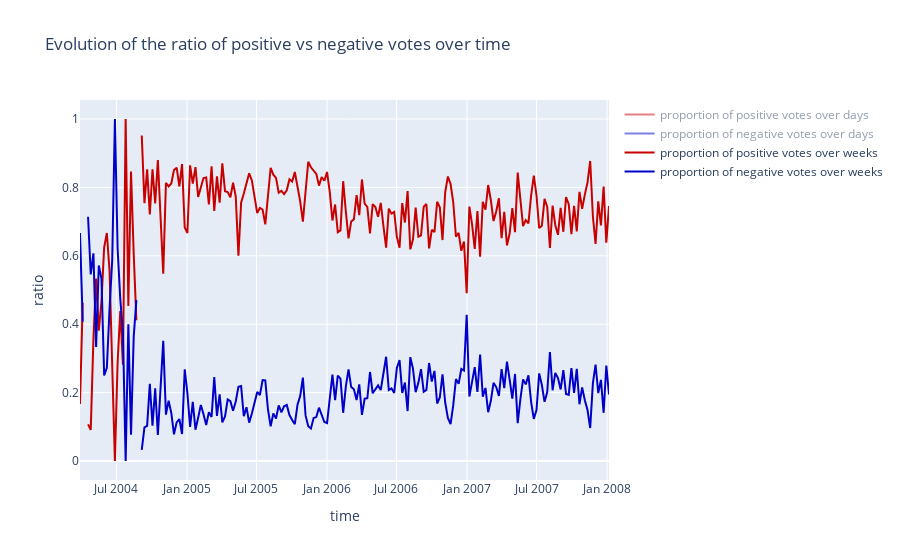

Write notebook code for a chart like this one.
### Markdown cell above
#### Average number of positive vs negative votes

Let's now more specifically take a look at the average number of positive and negative votes.

### Code cell
#creation of two dataframes containing only positive or negative votes respectively 
pos_votes=sign_time[sign_time['vote'].apply(lambda x: x==1)]
neg_votes=sign_time[sign_time['vote'].apply(lambda x: x==-1)]

#average over days, weeks, months and years
total_day=sign_time.groupby(pd.Grouper(key="vote_time", freq="D")).count()
sign_avg_day_pos = pos_votes.groupby(pd.Grouper(key="vote_time", freq="D")).count()/total_day
sign_avg_day_neg = neg_votes.groupby(pd.Grouper(key="vote_time", freq="D")).count()/total_day
#sign_avg_day['count'] = sign_time.groupby(pd.Grouper(key="vote_time", freq="D")).count()
total_week=sign_time.groupby(pd.Grouper(key="vote_time", freq="W")).count()
sign_avg_week_pos = pos_votes.groupby(pd.Grouper(key="vote_time", freq="W")).count()/total_week
sign_avg_week_neg = neg_votes.groupby(pd.Grouper(key="vote_time", freq="W")).count()/total_week
#sign_avg_week['count'] = sign_time.groupby(pd.Grouper(key="vote_time", freq="W")).count()
total_month=sign_time.groupby(pd.Grouper(key="vote_time", freq="M")).count()
sign_avg_month_pos = pos_votes.groupby(pd.Grouper(key="vote_time", freq="M")).count()/total_month
sign_avg_month_neg = neg_votes.groupby(pd.Grouper(key="vote_time", freq="M")).count()/total_month
#sign_avg_month['count'] = sign_time.groupby(pd.Grouper(key="vote_time", freq="M")).count()
total_year=sign_time.groupby(pd.Grouper(key="vote_time", freq="Y")).count()
sign_avg_year_pos = pos_votes.groupby(pd.Grouper(key="vote_time", freq="Y")).count()/total_year
sign_avg_year_neg = neg_votes.groupby(pd.Grouper(key="vote_time", freq="Y")).count()/total_year
#sign_avg_year['count'] = sign_time.groupby(pd.Grouper(key="vote_time", freq="Y")).count()

fig = go.Figure()

#traces for days
fig.add_trace(go.Scatter(
    x = sign_avg_day_pos.index,
    y = sign_avg_day_pos['vote'],
    mode ="lines",
    name ="proportion of positive votes over days",
    line =dict(color = 'rgb(200, 0, 0)'),
    visible = 'legendonly',
    hovertemplate =
    '<br><b>Date </b>: %{x}'+
    '<br><b>Average vote </b>: %{y:.2f}'
))
fig.add_trace(go.Scatter(
    x = sign_avg_day_neg.index,
    y = sign_avg_day_neg['vote'],
    mode = "lines",
    name = "proportion of negative votes over days",
    line = dict(color='rgb(0, 0, 200)'),
    visible = 'legendonly',
    hovertemplate =
    '<br><b>Date </b>: %{x}'+
    '<br><b>Average vote </b>: %{y:.2f}'
))

#traces for weeks
fig.add_trace(go.Scatter(
    x = sign_avg_week_pos.index,
    y = sign_avg_week_pos['vote'],
    mode = "lines",
    name = "proportion of positive votes over weeks",
    line = dict(color = 'rgb(200, 0, 0)'),
    hovertemplate =
    '<br><b>Date </b>: %{x}'+
    '<br><b>Average vote </b>: %{y:.2f}'
))
fig.add_trace(go.Scatter(
    x = sign_avg_week_neg.index,
    y = sign_avg_week_neg['vote'],
    mode ="lines",
    name ="proportion of negative votes over weeks",
    line = dict(color = 'rgb(0, 0, 200)'),
    hovertemplate =
    '<br><b>Date </b>: %{x}'+
    '<br><b>Average vote </b>: %{y:.2f}'
))


fig.update_layout(
    title = "Evolution of the ratio of positive vs negative votes over time",
    xaxis_title = "time",
    yaxis_title = "ratio")
fig.show()

### Figure 1 — Plotly figure (JSON) as saved in the notebook; plotly's stock layout.template omitted (floating-point values rounded to 4 significant figures; data arrays with more than 128 entries replaced by an {"elided": "..."} marker saying what was removed)
{"data": [{"hovertemplate": "<br><b>Date </b>: %{x}<br><b>Average vote </b>: %{y:.2f}", "line": {"color": "rgb(200, 0, 0)"}, "mode": "lines", "name": "proportion of positive votes over days", "type": "scatter", "visible": "legendonly", "x": {"elided": "1380 str values"}, "y": {"elided": "1380 float values"}}, {"hovertemplate": "<br><b>Date </b>: %{x}<br><b>Average vote </b>: %{y:.2f}", "line": {"color": "rgb(0, 0, 200)"}, "mode": "lines", "name": "proportion of negative votes over days", "type": "scatter", "visible": "legendonly", "x": {"elided": "1380 str values"}, "y": {"elided": "1380 float values"}}, {"hovertemplate": "<br><b>Date </b>: %{x}<br><b>Average vote </b>: %{y:.2f}", "line": {"color": "rgb(200, 0, 0)"}, "mode": "lines", "name": "proportion of positive votes over weeks", "type": "scatter", "x": {"elided": "198 str values"}, "y": {"elided": "198 float values"}}, {"hovertemplate": "<br><b>Date </b>: %{x}<br><b>Average vote </b>: %{y:.2f}", "line": {"color": "rgb(0, 0, 200)"}, "mode": "lines", "name": "proportion of negative votes over weeks", "type": "scatter", "x": {"elided": "198 str values"}, "y": {"elided": "198 float values"}}], "layout": {"autosize": true, "title": {"text": "Evolution of the ratio of positive vs negative votes over time"}, "xaxis": {"autorange": true, "range": ["2004-03-28", "2008-01-06"], "title": {"text": "time"}, "type": "date"}, "yaxis": {"autorange": true, "range": [-0.05556, 1.056], "title": {"text": "ratio"}, "type": "linear"}}}
